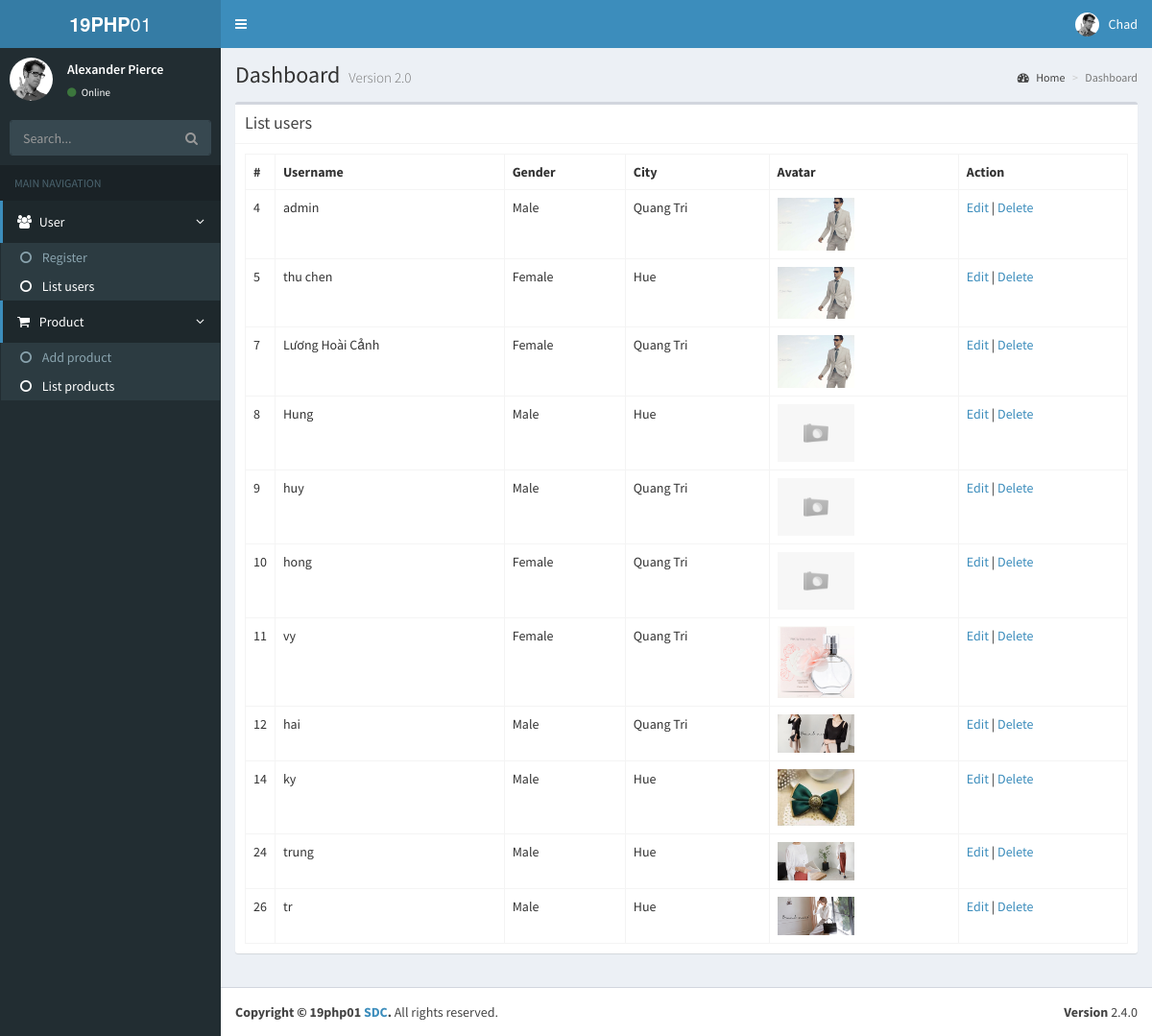
The page /views/list_user.php on the database its author committed.
### tables this page shows
CREATE TABLE `users` (
  `id` int(10) NOT NULL,
  `username` varchar(255) NOT NULL,
  `password` varchar(255) NOT NULL,
  `gender` varchar(255) NOT NULL,
  `city` varchar(255) NOT NULL,
  `avatar` varchar(255) NOT NULL
);

### controllers/users.php (called while the page is built, shortened)
<?php
class Users
{
    public static function showListUsers()
    {
        $connect = Database::Connect();
        $sql = "SELECT * FROM users";
        $result = mysqli_query($connect, $sql);
        return $result;
    }
}
?>

### views/list_user.php (the view, shortened to what this page needs)
<?php include_once '../libs/common/header.php'?>
  <div class="content-wrapper">
    <section class="content-header">
      <h1>
        Dashboard
        <small>Version 2.0</small>
      </h1>
      <ol class="breadcrumb">
        <li><a href="#"><i class="fa fa-dashboard"></i> Home</a></li>
        <li class="active">Dashboard</li>
      </ol>
    </section>
    <section class="content">
      <?php include_once '../controllers/users.php'?>
        <?php
        $result = Users ::showListUsers();
	    	$gender = array(
	    		'male' => 'Male',
	    		'female' => 'Female',
	    		'other' => 'Other',
	    		);
	    	$city = array(
	    		'quangtri' => 'Quang Tri',
	    		'hue' => 'Hue',
	    		'danang' => 'Da Nang',
	    		'quangnam' => 'Quang Nam'
	    		);
	    ?>
	     <div class="row">
        <div class="col-md-12">
          <div class="box">
            <div class="box-header with-border">
              <h3 class="box-title">List users</h3>
            </div>
            <div class="box-body">
              <table class="table table-bordered">
                <tr>
                  <th style="width: 10px">#</th>
                  <th>Username</th>
                  <th>Gender</th>
                  <th>City</th>
                  <th>Avatar</th>
                  <th>Action</th>
                </tr>
               <?php
               if ($result->num_rows > 0) {
               	while($row = $result->fetch_assoc()) {
               		$id = $row['id'];
               ?>
	                <tr>
	                  <td><?php echo $row['id']?></td>
	                  <td><?php echo $row['username']?></td>
	                  <td>
	                    <?php echo $gender[$row['gender']]?>
	                  </td>
	                  <td>
	                    <?php echo $city[$row['city']]?>
	                  </td>
                    <td><img src="../uploads/avatar/<?php echo $row['avatar']?>" alt="avatar" class="avatar_user"></td>
	                  <td><a href="edit_user.php?id=<?php echo $id?>">Edit</a> | <a href="delete_user.php?id=<?php echo $id?>">Delete</a></td>
	                </tr>
                <?php
                	}
                } else {?>
                <tr>
                	<td colspan="5">Khong co user nao</td>
                </tr>
                <?php }?>
              </table>
            </div>
          </div>
        </div>
      </div>
    </section>
  </div>
  <?php include_once '../libs/common/footer.php'?>

### libs/common/header.php (shortened to what this page needs)
<!DOCTYPE html>
<html>
<head>
  <link rel="stylesheet" href="../libs/css/bootstrap.min.css">
  <link rel="stylesheet" href="../libs/css/font-awesome.min.css">
  <link rel="stylesheet" href="../libs/css/ionicons.min.css">
  <link rel="stylesheet" href="../libs/css/jquery-jvectormap.css">
  <link rel="stylesheet" href="../libs/css/AdminLTE.min.css">
  <link rel="stylesheet" href="../libs/css/_all-skins.min.css">
   <link rel="stylesheet" href="../libs/css/bootstrap-datepicker.min.css">
  <link rel="stylesheet" type="text/css" href="../libs/css/custom.css">
</head>
<body class="hold-transition skin-blue sidebar-mini">
<div class="wrapper">
  <header class="main-header">
    <a href="index2.html" class="logo">
      <span class="logo-lg"><b>19PHP</b>01</span>
    </a>
    <nav class="navbar navbar-static-top">
      <a href="#" class="sidebar-toggle" data-toggle="push-menu" role="button">
      </a>
      <div class="navbar-custom-menu">
        <ul class="nav navbar-nav">
          <li class="dropdown user user-menu">
            <a href="#" class="dropdown-toggle" data-toggle="dropdown">
              <img src="../libs/dist/img/user2-160x160.jpg" class="user-image" alt="User Image">
              <span class="hidden-xs">Chad</span>
            </a>
          </li>
        </ul>
      </div>
    </nav>
  </header>
  <aside class="main-sidebar">
    <section class="sidebar">
      <div class="user-panel">
        <div class="pull-left image">
          <img src="../libs/dist/img/user2-160x160.jpg" class="img-circle" alt="User Image">
        </div>
        <div class="pull-left info">
          <p>Alexander Pierce</p>
          <a href="#"><i class="fa fa-circle text-success"></i> Online</a>
        </div>
      </div>
      <form action="#" method="get" class="sidebar-form">
        <div class="input-group">
          <input type="text" name="q" class="form-control" placeholder="Search...">
          <span class="input-group-btn">
                <button type="submit" name="search" id="search-btn" class="btn btn-flat">
                  <i class="fa fa-search"></i>
                </button>
              </span>
        </div>
      </form>
      <ul class="sidebar-menu" data-widget="tree">
        <li class="header">MAIN NAVIGATION</li>
        <li class="active treeview menu-open">
          <a href="#">
            <i class="fa fa-users"></i> <span>User</span>
            <span class="pull-right-container">
              <i class="fa fa-angle-left pull-right"></i>
            </span>
          </a>
          <ul class="treeview-menu">
            <li><a href="register.php"><i class="fa fa-circle-o"></i> Register</a></li>
            <li class="active"><a href="list_user.php"><i class="fa fa-circle-o"></i> List users</a></li>
          </ul>
        </li>
        <li class="active treeview menu-open">
          <a href="#">
            <i class="fa fa-shopping-cart"></i> <span>Product</span>
            <span class="pull-right-container">
              <i class="fa fa-angle-left pull-right"></i>
            </span>
          </a>
          <ul class="treeview-menu">
            <li><a href="register.php"><i class="fa fa-circle-o"></i> Add product</a></li>
            <li class="active"><a href="#"><i class="fa fa-circle-o"></i> List products</a></li>
          </ul>
        </li>
      </ul>
    </section>
  </aside>

### libs/common/footer.php (shortened to what this page needs)
<footer class="main-footer">
    <div class="pull-right hidden-xs">
      <b>Version</b> 2.4.0
    </div>
    <strong>Copyright &copy; 19php01 <a href="#">SDC</a>.</strong> All rights
    reserved.
  </footer>
</div>
</body>
</html>

### libs/css/custom.css (style rules this page uses)
img.avatar_user { width: 80px; }

### rows shown on the page
users: id "4", username "admin", gender "Male", city "Quang Tri", avatar (picture)
users: id "5", username "thu chen", gender "Female", city "Hue", avatar (picture)
users: id "7", username "Lương Hoài Cảnh", gender "Female", city "Quang Tri", avatar (picture)
users: id "8", username "Hung", gender "Male", city "Hue", avatar (placeholder picture)
users: id "9", username "huy", gender "Male", city "Quang Tri", avatar (placeholder picture)
users: id "10", username "hong", gender "Female", city "Quang Tri", avatar (placeholder picture)
users: id "11", username "vy", gender "Female", city "Quang Tri", avatar (picture)
users: id "12", username "hai", gender "Male", city "Quang Tri", avatar (picture)
users: id "14", username "ky", gender "Male", city "Hue", avatar (picture)
users: id "24", username "trung", gender "Male", city "Hue", avatar (picture)
users: id "26", username "tr", gender "Male", city "Hue", avatar (picture)
